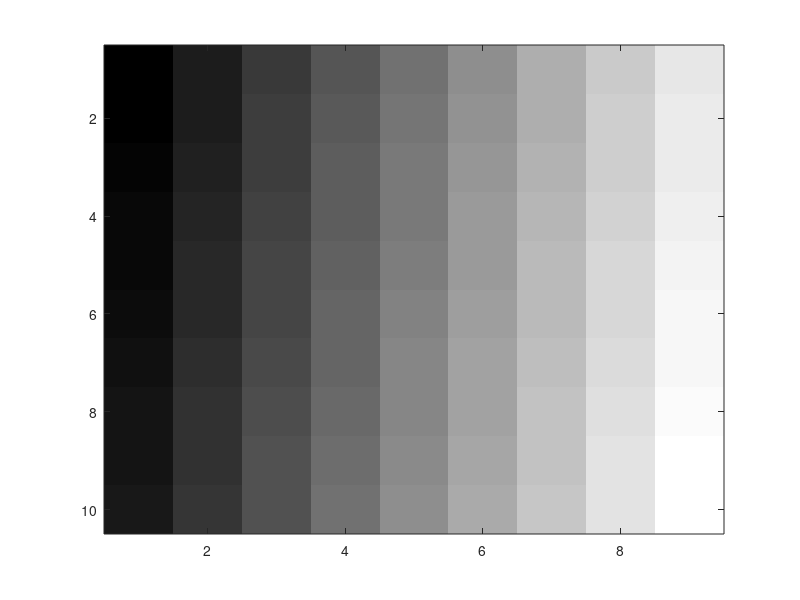

Write MATLAB code to recreate this figure. (Note: this script raises an error after producing the figure.)
test_image = reshape((11:100), 10, 9);

%raw_image = imread('sample_image.png');  % uint8 [0, 255] or uint16 [0, 65535]

%raw_image = mean(raw_image, 3);
%test_image = im2double(raw_image); % Convert to double

figure(1)
imagesc(test_image), colormap gray

figure(2)
%imagesc(filtered_image), colormap gray
[grad_x, grad_y] = gaussian_gradients(test_image, 3.0);
imagesc(test_image), colormap gray
axis image
hold on
quiver(grad_x, grad_y)
hold off



figure(3)
plot_bouquet(test_image, 20.0)
